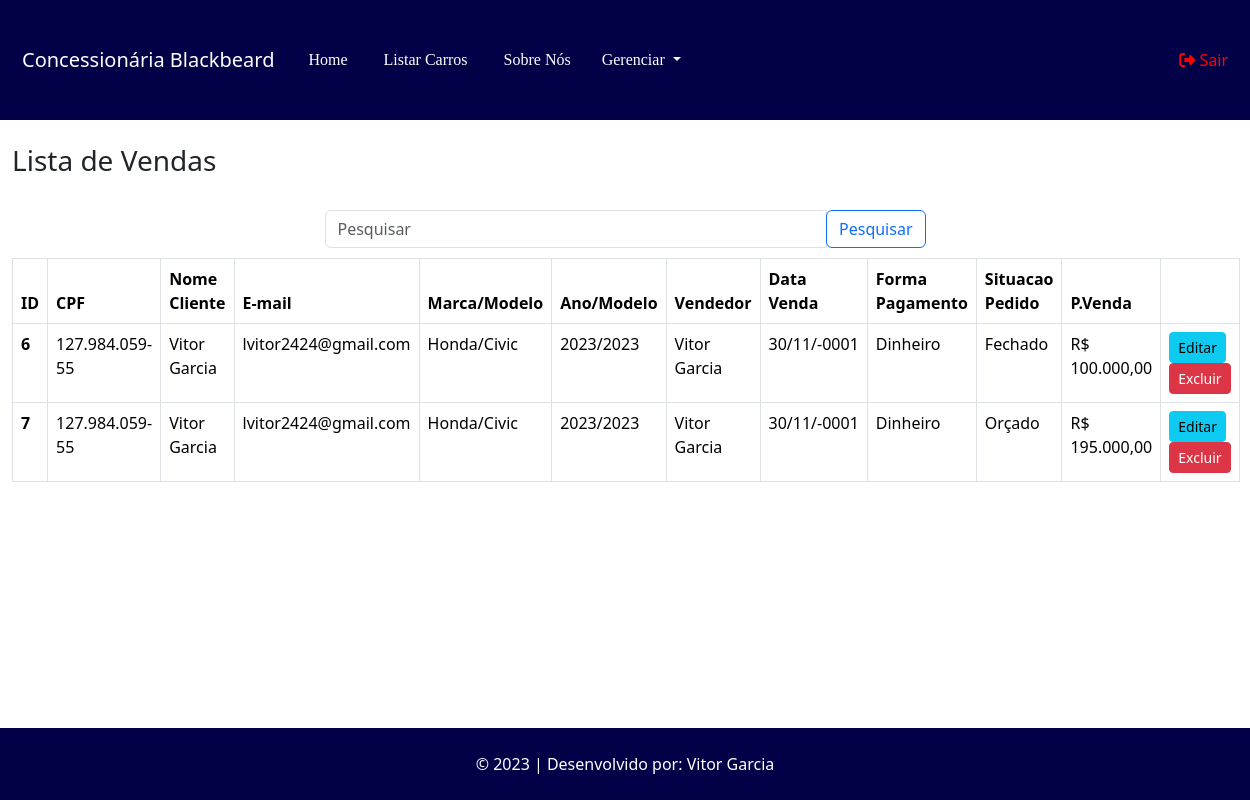
Page /venda/pesquisar (signed in) on the committed database.
### tables this page shows
CREATE TABLE `venda` (
  `id` int(11) NOT NULL,
  `id_carro` int(11) DEFAULT NULL,
  `id_cliente` int(11) DEFAULT NULL,
  `id_vendedor` int(11) DEFAULT NULL,
  `data_venda` datetime NOT NULL DEFAULT current_timestamp(),
  `preco_venda` decimal(10,2) DEFAULT NULL,
  `desconto` decimal(10,2) NOT NULL,
  `valor_total` decimal(10,2) NOT NULL,
  `tipo_pagamento` varchar(15) NOT NULL,
  `situacao_pedido` varchar(50) NOT NULL
);

CREATE TABLE `cliente` (
  `id` int(11) NOT NULL,
  `nome` varchar(100) NOT NULL,
  `telefone` varchar(20) NOT NULL,
  `email` varchar(100) NOT NULL,
  `cpf` char(15) NOT NULL,
  `status` varchar(12) NOT NULL,
  `cep` varchar(10) DEFAULT NULL,
  `uf` varchar(2) DEFAULT NULL,
  `cidade` varchar(255) DEFAULT NULL,
  `bairro` varchar(255) DEFAULT NULL,
  `logradouro` varchar(255) DEFAULT NULL,
  `complemento` varchar(255) DEFAULT NULL,
  `numero` varchar(10) DEFAULT NULL
);

CREATE TABLE `marca` (
  `id` int(11) NOT NULL,
  `nome` varchar(100) NOT NULL
);

CREATE TABLE `modelo` (
  `id` int(11) NOT NULL,
  `nome` varchar(100) NOT NULL,
  `id_marca` int(11) NOT NULL
);

CREATE TABLE `carro` (
  `id` int(11) NOT NULL,
  `id_modelo` int(11) NOT NULL,
  `ano_fabricacao` year(4) NOT NULL,
  `cor` varchar(50) NOT NULL,
  `preco_venda` decimal(10,2) NOT NULL,
  `quilometragem` int(11) NOT NULL,
  `modelo_direcao` varchar(50) NOT NULL,
  `modelo_transmissao` varchar(50) NOT NULL,
  `placa` varchar(12) NOT NULL,
  `observacoes` varchar(255) NOT NULL,
  `disponibilidade` varchar(50) NOT NULL,
  `tipo_freio` varchar(15) NOT NULL,
  `motor` varchar(15) NOT NULL,
  `tipo_combustivel` varchar(15) NOT NULL,
  `tipo_tracao` varchar(15) NOT NULL,
  `ano_modelo` year(4) NOT NULL
);

CREATE TABLE `vendedor` (
  `id` int(11) NOT NULL,
  `nome` varchar(100) NOT NULL,
  `telefone` varchar(20) NOT NULL,
  `email` varchar(100) NOT NULL,
  `cpf` char(15) NOT NULL,
  `status` varchar(12) NOT NULL,
  `cep` varchar(10) DEFAULT NULL,
  `uf` varchar(2) DEFAULT NULL,
  `cidade` varchar(255) DEFAULT NULL,
  `bairro` varchar(255) DEFAULT NULL,
  `logradouro` varchar(255) DEFAULT NULL,
  `complemento` varchar(255) DEFAULT NULL,
  `numero` varchar(10) DEFAULT NULL,
  `usuario` varchar(50) NOT NULL,
  `senha` varchar(255) NOT NULL
);

### App/Controllers/Controller.php (called while the page is built, shortened)
<?php
abstract class Controller
{
    private $viewVar;
    public function render($view)
    {
        $viewVar = $this->getViewVar();
        require_once PATH . '/App/Views/layouts/cabecalho.php';
        require_once PATH . '/App/Views/layouts/menu.php';
        require_once PATH . '/App/Views/' . $view . '.php';
        require_once PATH . '/App/Views/layouts/rodape.php';
    }
    public function getViewVar()
    {
        return $this->viewVar;
    }
    public function setViewParam($varName, $varValue)
    {
        if ($varName != "" && $varValue != "") {
            $this->viewVar[$varName] = $varValue;
        }
    }
}

### App/Controllers/VendaController.php (called while the page is built, shortened)
<?php
class VendaController extends Controller
{
    public function pesquisar()
    {
        $vendaDAO = new VendaDAO();
        self::setViewParam('venda', $vendaDAO->listar());
        $this->render('venda/pesquisar');
    }
}

### index.php (called while the page is built, shortened)
<?php
try {
    $app = new App();
    $app->run();
}catch (\Exception $e){
    $oError = new Erro($e);
    $oError->render();
}

### App/Models/DAO/BaseDAO.php (called while the page is built, shortened)
<?php
abstract class BaseDAO
{
    private $conexao;
    public function __construct()
    {
        $this->conexao = Conexao::getConnection();
    }
    public function select($sql)
    {
        if (!empty($sql)) {
            return $this->conexao->query($sql);
        }
    }
}

### App/Lib/Conexao.php (called while the page is built, shortened)
<?php
class Conexao
{
    private static $connection;
    public static function getConnection()
    {
        $pdoConfig = DB_DRIVER . ":" . "host=" . DB_HOST . ";";
        $pdoConfig .= "dbname=" . DB_NAME . ";";
        try {
            if (!isset(self::$connection)) {
                self::$connection = new PDO($pdoConfig, DB_USER, DB_PASSWORD);
                self::$connection->setAttribute(PDO::ATTR_ERRMODE, PDO::ERRMODE_EXCEPTION);
            }
            return self::$connection;
        } catch (PDOException $e) {
            throw new Exception("Erro de conexão com o banco de dados", 500);
        }
    }
}

### App/Models/DAO/VendaDAO.php (called while the page is built, shortened)
<?php
class VendaDAO extends BaseDAO{
    public function listar($id = null){
        if($id){
            $resultado = $this->select(
                "SELECT * FROM venda WHERE id = $id"
            );
            return $resultado->fetchObject(Venda::class);
        } else {
            $resultado = $this->select(
                'SELECT * FROM venda'
            );
            return $resultado->fetchAll(\PDO::FETCH_CLASS, Venda::class);
        }
        return false;
    }
}
?>

### App/Models/Entidades/Venda.php (called while the page is built, shortened)
<?php
class Venda {
    private $id;
    private $id_carro;
    private $id_cliente;
    private $id_vendedor;
    private $data_venda;
    private $preco_venda;
    private $tipo_pagamento;
    private $situacao_pedido;
    public function getId() {
        return $this->id;
    }
    public function getId_carro() {
        return $this->id_carro;
    }
    public function getId_cliente() {
        return $this->id_cliente;
    }
    public function getId_vendedor() {
        return $this->id_vendedor;
    }
    public function getData_venda() {
        return $this->data_venda;
    }
    public function getPreco_venda() {
        return $this->preco_venda;
    }
    public function getTipo_pagamento() {
        return $this->tipo_pagamento;
    }
    public function getSituacao_pedido() {
        return $this->situacao_pedido;
    }
}
?>

### App/Models/DAO/ClienteDAO.php (called while the page is built, shortened)
<?php
class ClienteDAO extends BaseDAO{
    public function listar($id = null){
        if($id){
            $resultado = $this->select(
                "SELECT * FROM cliente WHERE id = $id"
            );
            return $resultado->fetchObject(Cliente::class);
        } else {
            $resultado = $this->select(
                'SELECT * FROM cliente'
            );
            return $resultado->fetchAll(\PDO::FETCH_CLASS, Cliente::class);
        }
        return false;
    }
}
?>

### App/Models/Entidades/Cliente.php (called while the page is built, shortened)
<?php
class Cliente{
     private $nome;
     private $email;
     private $cpf;
   function getNome(){
        return $this->nome;
   }
   public function getEmail(){
        return $this->email;
   }
   public function getCpf(){
         return $this->cpf;
   }
}
?>

### App/Models/DAO/CarroDAO.php (called while the page is built, shortened)
<?php
class CarroDAO extends BaseDAO{
    public function listar($id = null){
        if($id){
            $resultado = $this->select(
                "SELECT * FROM carro WHERE id = $id"
            );
            return $resultado->fetchObject(Carro::class);
        } else {
            $resultado = $this->select(
                'SELECT * FROM carro'
            );
            return $resultado->fetchAll(\PDO::FETCH_CLASS, Carro::class);
        }
        return false;
    }
}
?>

### App/Models/Entidades/Carro.php (called while the page is built, shortened)
<?php
class Carro{
     private $ano_fabricacao;
     private $ano_modelo;
     function getAno_fabricacao(){
          return $this->ano_fabricacao;
     }
     function getAno_modelo(){
          return $this->ano_modelo;
     }
     private $id_modelo;
     public function getId_modelo(){
          return $this->id_modelo;
     }
}
?>

### App/Models/DAO/ModeloDAO.php (called while the page is built, shortened)
<?php
class ModeloDAO extends BaseDAO{
    public function listar($id = null){
        if($id){
            $resultado = $this->select(
                "SELECT * FROM modelo WHERE id = $id"
            );
            return $resultado->fetchObject(Modelo::class);
        } else {
            $resultado = $this->select(
                'SELECT * FROM modelo'
            );
            return $resultado->fetchAll(\PDO::FETCH_CLASS, Modelo::class);
        }
        return false;
    }
}
?>

### App/Models/Entidades/Modelo.php (called while the page is built, shortened)
<?php
class Modelo{
     private $nome;
     private $id_marca;
     public function getNome(){
          return $this->nome;
     }
   function getId_marca(){
        return $this->id_marca;
   }
}
?>

### App/Models/DAO/MarcaDAO.php (called while the page is built, shortened)
<?php
class MarcaDAO extends BaseDAO{
    public function listar($id = null){
        if($id){
            $resultado = $this->select(
                "SELECT * FROM marca WHERE id = $id"
            );
            return $resultado->fetchObject(Marca::class);
        } else {
            $resultado = $this->select(
                'SELECT * FROM marca'
            );
            return $resultado->fetchAll(\PDO::FETCH_CLASS, Marca::class);
        }
        return false;
    }
}
?>

### App/Models/Entidades/Marca.php (called while the page is built, shortened)
<?php
class Marca{
     private $nome;
   function getNome(){
        return $this->nome;
   }
}
?>

### App/Models/DAO/VendedorDAO.php (called while the page is built, shortened)
<?php
class VendedorDAO extends BaseDAO{
    public function listar($id = null){
        if($id){
            $resultado = $this->select(
                "SELECT * FROM vendedor WHERE id = $id"
            );
            return $resultado->fetchObject(Vendedor::class);
        } else {
            $resultado = $this->select(
                'SELECT * FROM vendedor'
            );
            return $resultado->fetchAll(\PDO::FETCH_CLASS, Vendedor::class);
        }
        return false;
    }
}
?>

### App/Models/Entidades/Vendedor.php (called while the page is built, shortened)
<?php
class Vendedor{
     private $nome;
   function getNome(){
        return $this->nome;
   }
}
?>

### App/Views/venda/pesquisar.php (the view, shortened to what this page needs)
<?php
if (isset($_SESSION['login'])) {
?>
  <div class="container-fluid ">
    <br>
    <h3>Lista de Vendas</h3>
    <br>
    <div class="row centralizar">
      <div class="col-md-6">
        <form class="form-inline" action="" method="GET">
          <div class="input-group">
            <input type="text" class="form-control" name="pesquisa" placeholder="Pesquisar">
            <div class="input-group-append">
              <button class="btn btn-outline-primary" type="submit">Pesquisar</button>
            </div>
          </div>
        </form>
      </div>
    </div>
    <table class="table table-hover table-bordered">
      <thead>
        <tr>
          <th scope="col">ID</th>
          <th scope="col">CPF</th>
          <th scope="col">Nome Cliente</th>
          <th scope="col">E-mail</th>
          <th scope="col">Marca/Modelo</th>
          <th scope="col">Ano/Modelo</th>
          <th scope="col">Vendedor</th>
          <th scope="col">Data Venda</th>
          <th scope="col">Forma Pagamento</th>
          <th scope="col">Situacao Pedido</th>
          <th scope="col">P.Venda</th>
          <th scope="col"></th>
        </tr>
      </thead>
      <tbody>
        <?php if (empty($viewVar['venda'])) { ?>
          <tr>
            <td colspan="12">
              <div class="alert alert-info" role="alert">Nenhuma venda encontrada!</div>
            </td>
          </tr>
          <?php } else {
          $carrosFiltrados = $viewVar['venda'];
          foreach ($carrosFiltrados as $index => $venda) {
            $carroDAO = new CarroDAO();
            $carro = $carroDAO->listar($venda->getId_carro());
            $modeloDAO = new ModeloDAO();
            $modelo = $modeloDAO->listar($carro->getId_modelo());
            $marcaDAO = new MarcaDAO();
            $marca = $marcaDAO->listar($modelo->getId_marca());
            $clienteDAO = new ClienteDAO();
            $cliente = $clienteDAO->listar($venda->getId_cliente());
            $vendedorDAO = new VendedorDAO();
            $vendedor = $vendedorDAO->listar($venda->getId_vendedor());
          ?>
            <tr>
              <th scope="row"><?php echo $venda->getId(); ?></th>
              <td><?php echo $cliente->getCpf(); ?></td>
              <td><?php echo $cliente->getNome(); ?></td>
              <td><?php echo $cliente->getEmail(); ?></td>
              <td><?php echo $marca->getNome() . "/" . $modelo->getNome(); ?></td>
              <td><?php echo $carro->getAno_fabricacao() . "/" . $carro->getAno_modelo(); ?></td>
              <td><?php echo $vendedor->getNome(); ?></td>
              <td><?php echo date('d/m/Y', strtotime($venda->getData_venda())); ?></td>
              <td><?php echo $venda->getTipo_pagamento(); ?></td>
              <td><?php echo $venda->getSituacao_pedido(); ?></td>
              <td><?php echo "R$ " . number_format($venda->getPreco_venda(), 2, ',', '.'); ?></td>
              <td>
                <a href="http://<?php echo APP_HOST; ?>/venda/edicao/<?php echo $venda->getId(); ?>" class="btn btn-info btn-sm">Editar</a>
                <a href="http://<?php echo APP_HOST; ?>/venda/exclusao/<?php echo $venda->getId(); ?>" class="btn btn-danger btn-sm">Excluir</a>
              </td>
            </tr>
        <?php
          }
        ?>
      </tbody>
    </table>
        <?php
    }
        ?>
  </div>
<?php
}
?>
<br>

### App/Views/venda/pesquisar.php (style rules this page uses)
.centralizar { justify-content: center; margin-bottom: 10px; }

### rows in the picture
venda: id "6", id_cliente.cpf "127.984.059-55", id_cliente.nome "Vitor Garcia", id_cliente.email "lvitor2424@gmail.com", marca.nome "Honda", modelo.nome "Civic", id_carro.ano_fabricacao "2023", id_carro.ano_modelo "2023", id_vendedor.nome "Vitor Garcia", data_venda "30/11/-0001", tipo_pagamento "Dinheiro", situacao_pedido "Fechado", preco_venda "100.000,00"
venda: id "7", id_cliente.cpf "127.984.059-55", id_cliente.nome "Vitor Garcia", id_cliente.email "lvitor2424@gmail.com", marca.nome "Honda", modelo.nome "Civic", id_carro.ano_fabricacao "2023", id_carro.ano_modelo "2023", id_vendedor.nome "Vitor Garcia", data_venda "30/11/-0001", tipo_pagamento "Dinheiro", situacao_pedido "Orçado", preco_venda "195.000,00"
